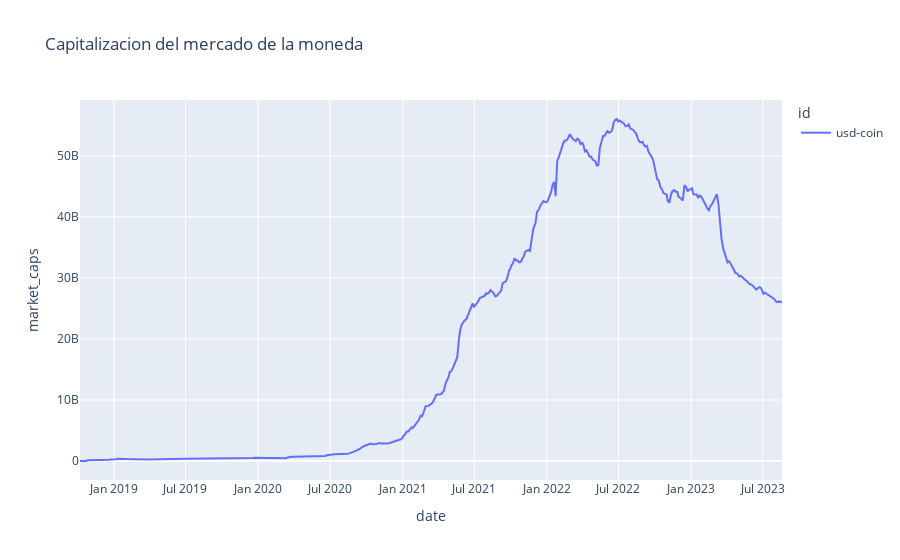

The notebook cell saved with this chart:
### Markdown cell above
Este comportamiento nos muestra que tanto cambia el precio de la moneda

### Code cell
fig = px.line(usd_coin_df, x="date", y="market_caps", color="id",
              title="Capitalizacion del mercado de la moneda")

fig.show()

### Figure 1 — Plotly figure (JSON) as saved in the notebook; plotly's stock layout.template omitted (floating-point values rounded to 4 significant figures; data arrays with more than 128 entries replaced by an {"elided": "..."} marker saying what was removed)
{"data": [{"hovertemplate": "id=usd-coin<br>date=%{x}<br>market_caps=%{y}<extra></extra>", "legendgroup": "usd-coin", "line": {"color": "#636efa", "dash": "solid"}, "marker": {"symbol": "circle"}, "mode": "lines", "name": "usd-coin", "orientation": "v", "showlegend": true, "type": "scatter", "x": {"elided": "464 str values"}, "xaxis": "x", "y": {"elided": "464 float values"}, "yaxis": "y"}], "layout": {"legend": {"title": {"text": "id"}, "tracegroupgap": 0}, "title": {"text": "Capitalizacion del mercado de la moneda"}, "xaxis": {"anchor": "y", "domain": [0, 1], "title": {"text": "date"}}, "yaxis": {"anchor": "x", "domain": [0, 1], "title": {"text": "market_caps"}}}}
